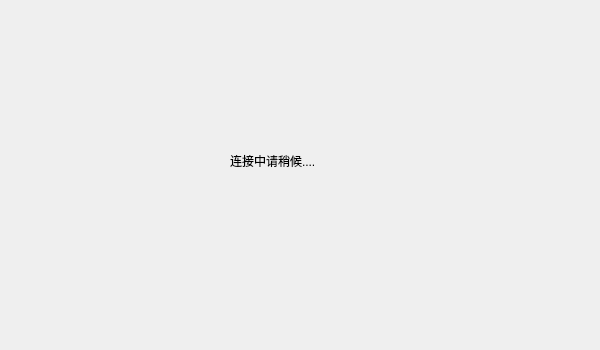
<?xml version="1.0" encoding="UTF-8"?>
<ui version="4.0">
 <class>DialogConnectMask</class>
 <widget class="QDialog" name="DialogConnectMask">
  <property name="geometry">
   <rect>
    <x>0</x>
    <y>0</y>
    <width>600</width>
    <height>350</height>
   </rect>
  </property>
  <property name="windowTitle">
   <string>Dialog</string>
  </property>
  <widget class="QLabel" name="connectStatus">
   <property name="geometry">
    <rect>
     <x>230</x>
     <y>140</y>
     <width>141</width>
     <height>41</height>
    </rect>
   </property>
   <property name="text">
    <string>连接中请稍候....</string>
   </property>
  </widget>
 </widget>
 <resources/>
 <connections/>
</ui>
